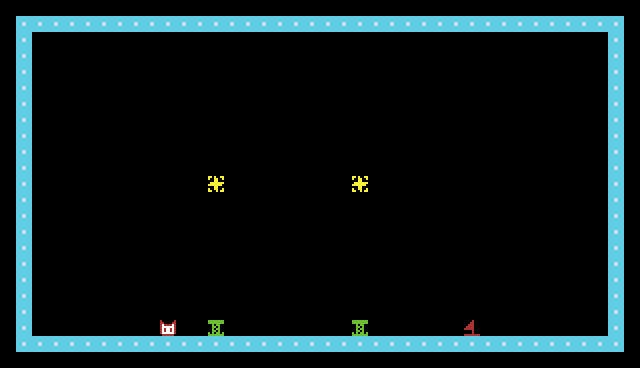

Tiled map render using the project's own tile images. Description and the whole map definition, tile-layer contents included, below:
An orthogonal 40x23 tile map with 16x16 px tiles, 1 tile layer (Tile Layer 2).

<map version="1.10" tiledversion="1.12.1" orientation="orthogonal" renderorder="right-down" width="40" height="23" tilewidth="16" tileheight="16" infinite="0" nextlayerid="3" nextobjectid="1">
 <editorsettings>
  <export target="map1.h" format="c_array" />
 </editorsettings>
 <tileset firstgid="1" source="tiles.tsx" />
 <layer id="2" name="Tile Layer 2" width="40" height="23">
  <data encoding="csv">
0,0,0,0,0,0,0,0,0,0,0,0,0,0,0,0,0,0,0,0,0,0,0,0,0,0,0,0,0,0,0,0,0,0,0,0,0,0,0,0,
0,2,2,2,2,2,2,2,2,2,2,2,2,2,2,2,2,2,2,2,2,2,2,2,2,2,2,2,2,2,2,2,2,2,2,2,2,2,2,0,
0,2,0,0,0,0,0,0,0,0,0,0,0,0,0,0,0,0,0,0,0,0,0,0,0,0,0,0,0,0,0,0,0,0,0,0,0,0,2,0,
0,2,0,0,0,0,0,0,0,0,0,0,0,0,0,0,0,0,0,0,0,0,0,0,0,0,0,0,0,0,0,0,0,0,0,0,0,0,2,0,
0,2,0,0,0,0,0,0,0,0,0,0,0,0,0,0,0,0,0,0,0,0,0,0,0,0,0,0,0,0,0,0,0,0,0,0,0,0,2,0,
0,2,0,0,0,0,0,0,0,0,0,0,0,0,0,0,0,0,0,0,0,0,0,0,0,0,0,0,0,0,0,0,0,0,0,0,0,0,2,0,
0,2,0,0,0,0,0,0,0,0,0,0,0,0,0,0,0,0,0,0,0,0,0,0,0,0,0,0,0,0,0,0,0,0,0,0,0,0,2,0,
0,2,0,0,0,0,0,0,0,0,0,0,0,0,0,0,0,0,0,0,0,0,0,0,0,0,0,0,0,0,0,0,0,0,0,0,0,0,2,0,
0,2,0,0,0,0,0,0,0,0,0,0,0,0,0,0,0,0,0,0,0,0,0,0,0,0,0,0,0,0,0,0,0,0,0,0,0,0,2,0,
0,2,0,0,0,0,0,0,0,0,0,0,0,0,0,0,0,0,0,0,0,0,0,0,0,0,0,0,0,0,0,0,0,0,0,0,0,0,2,0,
0,2,0,0,0,0,0,0,0,0,0,0,0,0,0,0,0,0,0,0,0,0,0,0,0,0,0,0,0,0,0,0,0,0,0,0,0,0,2,0,
0,2,0,0,0,0,0,0,0,0,0,0,0,5,0,0,0,0,0,0,0,0,5,0,0,0,0,0,0,0,0,0,0,0,0,0,0,0,2,0,
0,2,0,0,0,0,0,0,0,0,0,0,0,0,0,0,0,0,0,0,0,0,0,0,0,0,0,0,0,0,0,0,0,0,0,0,0,0,2,0,
0,2,0,0,0,0,0,0,0,0,0,0,0,0,0,0,0,0,0,0,0,0,0,0,0,0,0,0,0,0,0,0,0,0,0,0,0,0,2,0,
0,2,0,0,0,0,0,0,0,0,0,0,0,0,0,0,0,0,0,0,0,0,0,0,0,0,0,0,0,0,0,0,0,0,0,0,0,0,2,0,
0,2,0,0,0,0,0,0,0,0,0,0,0,0,0,0,0,0,0,0,0,0,0,0,0,0,0,0,0,0,0,0,0,0,0,0,0,0,2,0,
0,2,0,0,0,0,0,0,0,0,0,0,0,0,0,0,0,0,0,0,0,0,0,0,0,0,0,0,0,0,0,0,0,0,0,0,0,0,2,0,
0,2,0,0,0,0,0,0,0,0,0,0,0,0,0,0,0,0,0,0,0,0,0,0,0,0,0,0,0,0,0,0,0,0,0,0,0,0,2,0,
0,2,0,0,0,0,0,0,0,0,0,0,0,0,0,0,0,0,0,0,0,0,0,0,0,0,0,0,0,0,0,0,0,0,0,0,0,0,2,0,
0,2,0,0,0,0,0,0,0,0,0,0,0,0,0,0,0,0,0,0,0,0,0,0,0,0,0,0,0,0,0,0,0,0,0,0,0,0,2,0,
0,2,0,0,0,0,0,0,0,0,3,0,0,6,0,0,0,0,0,0,0,0,6,0,0,0,0,0,0,4,0,0,0,0,0,0,0,0,2,0,
0,2,2,2,2,2,2,2,2,2,2,2,2,2,2,2,2,2,2,2,2,2,2,2,2,2,2,2,2,2,2,2,2,2,2,2,2,2,2,0,
0,0,0,0,0,0,0,0,0,0,0,0,0,0,0,0,0,0,0,0,0,0,0,0,0,0,0,0,0,0,0,0,0,0,0,0,0,0,0,0
</data>
 </layer>
</map>
